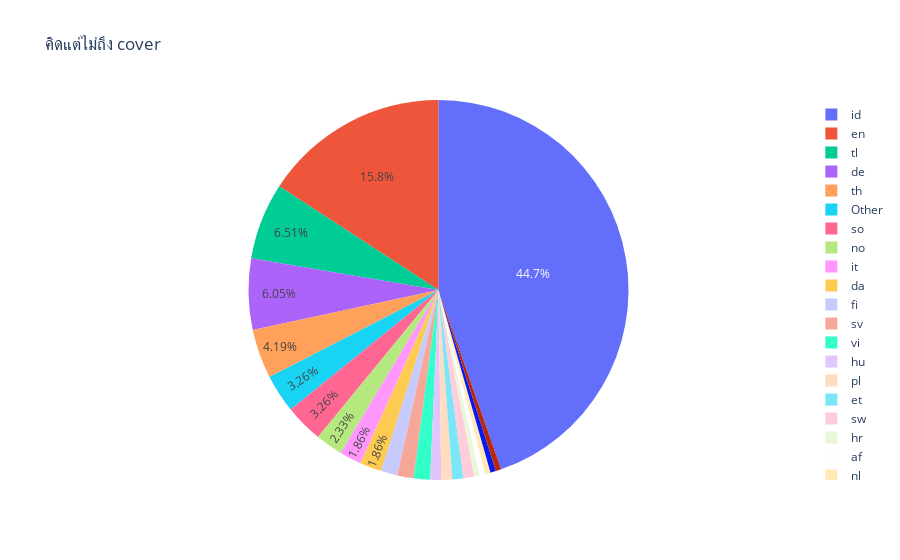

The code cell stored with this chart in its notebook:
### Markdown cell above
# Visualize

### Code cell
fig = px.pie(df, values='Count', names='Lang',title='คิดแต่ไม่ถึง cover')
fig.update_traces(textposition='inside')
fig.update_layout(uniformtext_minsize=12, uniformtext_mode='hide')
fig.show()

### Figure 1 — Plotly figure (JSON) as saved in the notebook; plotly's stock layout.template omitted (floating-point values rounded to 4 significant figures)
{"data": [{"domain": {"x": [0, 1], "y": [0, 1]}, "hovertemplate": "Lang=%{label}<br>Count=%{value}<extra></extra>", "labels": ["id", "en", "tl", "de", "th", "Other", "so", "no", "it", "da", "fi", "sv", "vi", "hu", "pl", "et", "sw", "hr", "af", "nl", "sl", "ca"], "legendgroup": "", "name": "", "showlegend": true, "textposition": "inside", "type": "pie", "values": [96, 34, 14, 13, 9, 7, 7, 5, 4, 4, 3, 3, 3, 2, 2, 2, 2, 1, 1, 1, 1, 1]}], "layout": {"legend": {"tracegroupgap": 0}, "title": {"text": "คิดแต่ไม่ถึง cover"}, "uniformtext": {"minsize": 12, "mode": "hide"}}}
